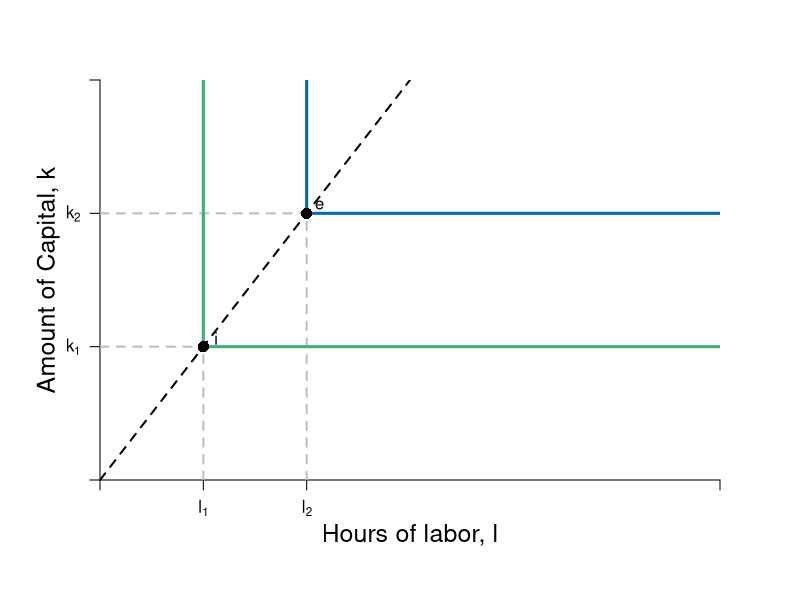

This chart was generated by the following R code:

pdf(file = "specprodexch/leontief_techchange.pdf", width = 9, height = 7)

#Set parameters for graphics
axislabelsize <- 1.5
labelsize <- 1.2
graphlinewidth <- 3
segmentlinewidth <- 2

COL <- c("#7fc97f", "#beaed4", "#fdc086", "#ffff99", "#386cb0", "#f0027f", "#bf5b17", "#666666")
COLA <- c("#e0f3db", "#99d8c9","#66c2a4","#41ae76", "#238b45", "#005824")
COLB <- c("#c6dbef", "#4eb3d3", "#2b8cbe", "#0868ac","#084081")

par(mar =  c(6, 5, 4, 4))

xlims <- c(0, 12)
ylims <- c(0, 12)

npts <- 501 


plot(0, 0, xlim = xlims, ylim = ylims, type = "n",
     xlab = expression(paste("")),
     ylab = expression(paste("")), 
     xaxt = "n", 
     yaxt = "n", 
     cex.lab = axislabelsize, 
     bty = "n",
     xaxs="i", 
     yaxs="i")

ticksy <- c(0, 4, 8, ylims[2])
ylabels <- c(NA, expression(paste(k[1])), expression(paste(k[2])), NA)
ticksx <- c(0, 2, 4, xlims[2])
xlabels <- c(NA, expression(paste(l[1])), expression(paste(l[2])), NA)

axis(1, at = ticksx, pos = 0, labels = xlabels)
axis(2, at = ticksy, pos = 0, labels = ylabels, las = 1)

npts <- 500 
xx1 <- seq(xlims[1], xlims[2], length.out = npts)

# dash diagonal
segments(0, 0, 6, ylims[2], lty = 2, col = "black", lwd = segmentlinewidth)

segments(0, 4, 2, 4, lty = 2, col = "grey", lwd = segmentlinewidth)
segments(2, 0, 2, 4, lty = 2, col = "grey", lwd = segmentlinewidth)

segments(0, 8, 4, 8, lty = 2, col = "grey", lwd = segmentlinewidth)
segments(4, 0, 4, 8, lty = 2, col = "grey", lwd = segmentlinewidth)

segments(2, 4, xlims[2], 4, lty = 1, col = COLA[4], lwd = graphlinewidth)
segments(2, 4, 2, ylims[2], lty = 1, col = COLA[4],  lwd = graphlinewidth)

mtext(expression(paste("Hours of labor, ", l)), side=1, line = 2.5, cex = axislabelsize)
text(-1, 0.5*ylims[2], expression(paste("Amount of Capital, ", k)), xpd = TRUE, cex = axislabelsize, srt = 90) 

points(2, 4, pch = 16, col = "black", cex = 1.5)
text(2.25, 4.25, expression(i))

segments(4, 8, xlims[2], 8, lty = 1, col = COLB[4], lwd = graphlinewidth)
segments(4, 8, 4, ylims[2], lty = 1, col = COLB[4],  lwd = graphlinewidth)

points(4, 8, pch = 16, col = "black", cex = 1.5)
text(4.25, 8.25, expression(e))





# text(10, 11, expression(paste("Feasible")), cex = labelsize)
# text(10, 10.5, expression(paste("production")), cex = labelsize)
# text(10, 10, expression(paste("techniques")), cex = labelsize)
# text(2, 4, expression(paste("Infeasible")), cex = labelsize)
# text(2, 3.5, expression(paste("production")), cex = labelsize)
# text(2, 3, expression(paste("techniques")), cex = labelsize)


#Label mrs function
text(18, 2.5, expression(paste(mrs(x,y) == r[max] - bgroup("(",frac(r[max], x[max]),")")*x)))

dev.off()
